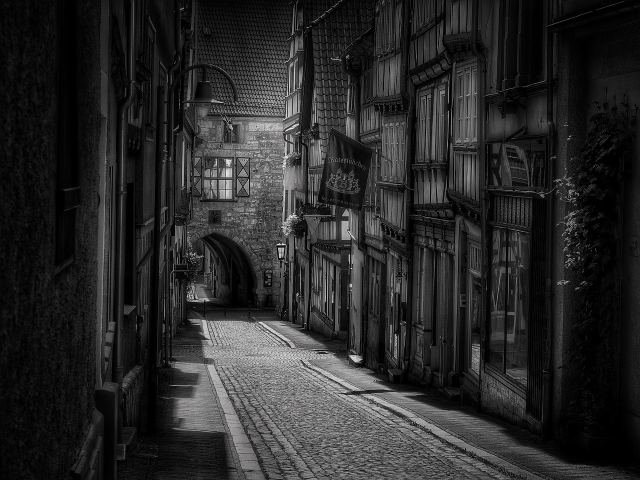
#> input picture ImageCompression/BW_photo1.jpg, 1280 x 960 px (shown at 1/2 size)
$ python image_compression.py   (Python 2 division)
#> lines starting #> are read from the running program, lines starting #| are printed output that depends on the picture
import matplotlib.pyplot as plt
import numpy as np
import time

from PIL import Image


imgF = Image.open('BW_photo1.jpg')
#> imgF is the input picture: PIL image 1280x960 RGB; mean R, G, B 40.8, 40.7, 40.7
imgBW = imgF.convert('LA')
img = np.array(list(imgBW.getdata(band=0)), float)
img.shape = (imgBW.size[1], imgBW.size[0])
img = np.matrix(img)
plt.imshow(img, cmap='gray');
plt.show()

u, s, v = np.linalg.svd(img)
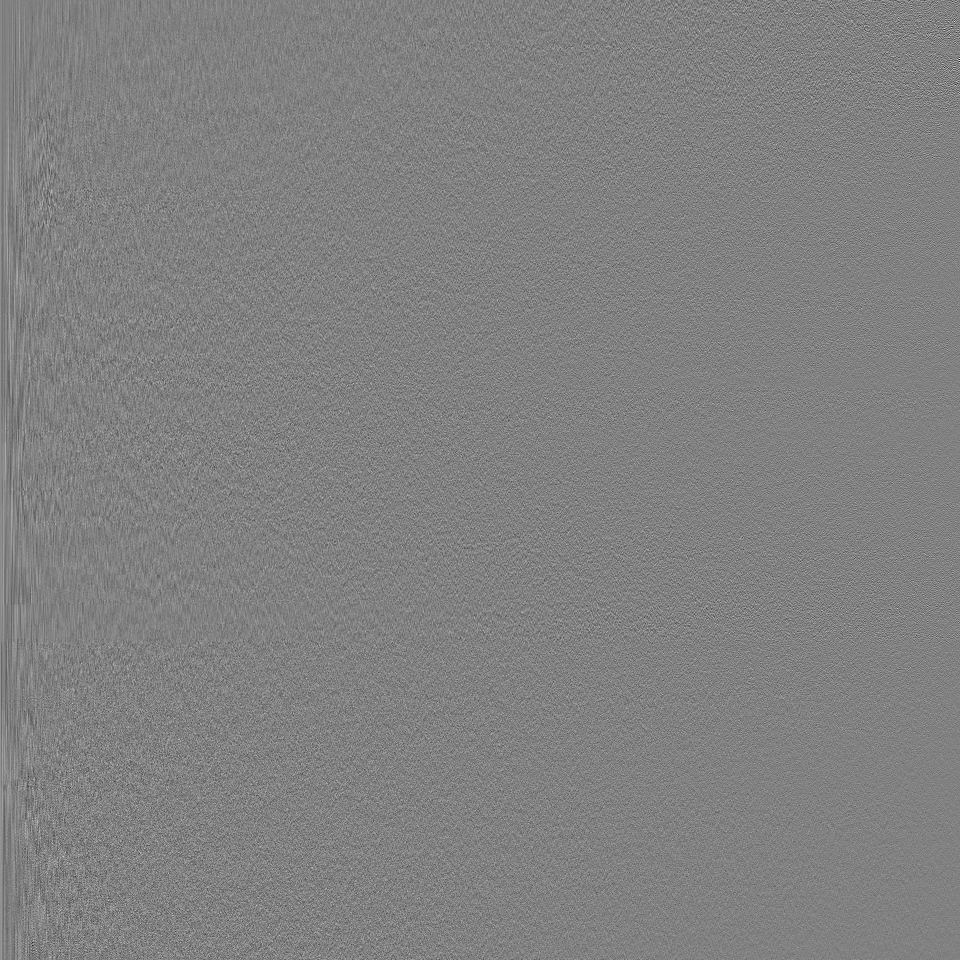
#> u: shape (960, 960) float64; min -0.318, max 0.309, mean 3.22e-05; drawn with min black and max white
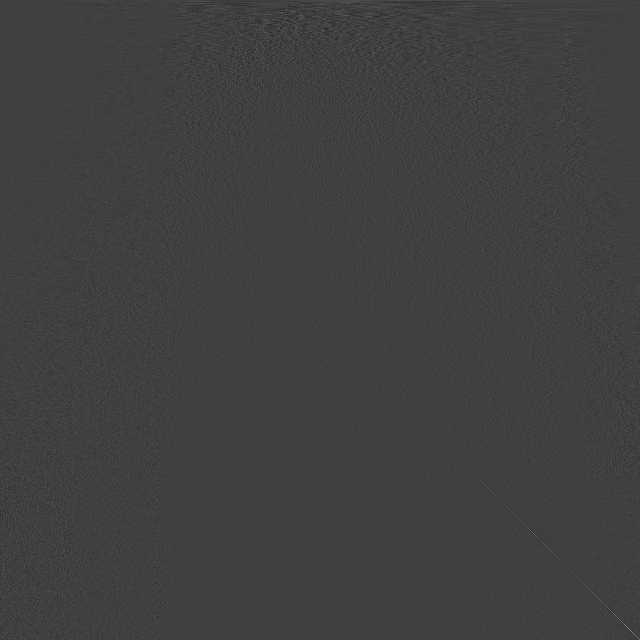
#> v: shape (1280, 1280) float64 (shown at 1/2 size); min -0.232, max 0.689, mean 2.42e-05; drawn with min black and max white
#> s = 960 values, max 56827.5 at index 0, min 21.12 at index 959, mean 667.6
print "U: \n", u.shape
#| U:
#|  (960, 960)
print "sigma: \n", s.shape
#| sigma:
#|  (960,)
print "V: \n", v.shape
#| V:
#|  (1280, 1280)


# Image size is 960*1280
# for 8:1
i=80
rImg = np.matrix(u[:, :i]) * np.diag(s[:i]) * np.matrix(v[:i, :])
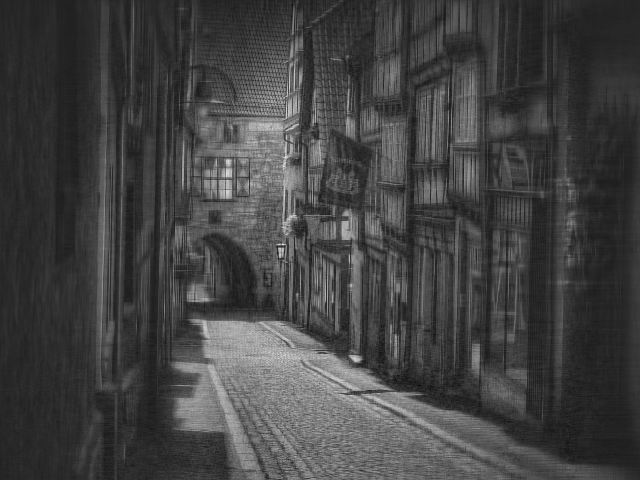
#> rImg: shape (960, 1280) float64 (shown at 1/2 size); min -41.6, max 273, mean 40.7; drawn with min black and max white
plt.imshow(rImg, cmap='gray')
title = "n = %s" % i
plt.title(title)
plt.show()

# for 4:1
i=160
rImg = np.matrix(u[:, :i]) * np.diag(s[:i]) * np.matrix(v[:i, :])
plt.imshow(rImg, cmap='gray')
title = "n = %s" % i
plt.title(title)
plt.show()

# for 2:1
i=320
rImg = np.matrix(u[:, :i]) * np.diag(s[:i]) * np.matrix(v[:i, :])
plt.imshow(rImg, cmap='gray')
title = "n = %s" % i
plt.title(title)
plt.show()
